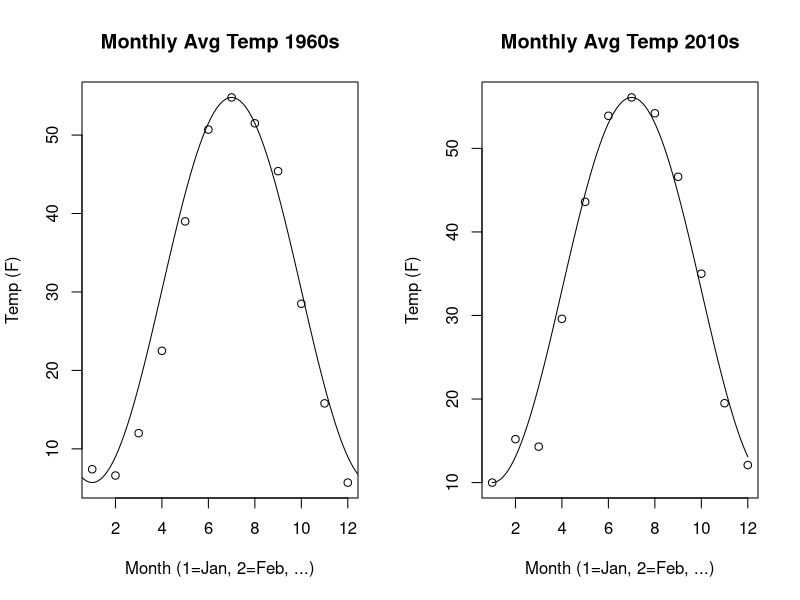

Here is the R script that generated this plot:
#R script to accompany the "Sines of the Times" ecological justice project.
#James Millikan, SJ, Verbum Dei Jesuit High School, Los Angeles, 2022. AMDG

#Average monthly temperatures in Bethel, Alaska 1960s & 2010s

Temp1960s<-c(7.4, 6.6, 12.0, 22.5, 39, 50.7, 54.8, 51.5, 45.4, 28.5, 15.8, 5.7)
Temp2010s<-c(10.0, 15.2, 14.3, 29.6, 43.6, 53.9, 56.1, 54.2, 46.6, 35.0, 19.5, 12.1)

par(mfrow=c(1,2)) #Plot the temp graphs side by side. 
#Note: Make sure to make the plot window wide enough to see both plots.

t1<-c(1:12) #Assigns a vector of length 12 for the twelve months of the year.
t2<-c(1:12)

y1<-c(Temp1960s)
y2<-c(Temp2010s)

#Now we find the coefficients for the model y=a*cos(bx+c)+d

a1<-.5*(max(Temp1960s)-min(Temp1960s))#amplitude 1
a2<-.5*(max(Temp2010s)-min(Temp2010s))#amplitude 2

b1<-((2*pi)/length(t1))# recall that period = 2π/|b|
b2<-((2*pi)/length(t2))

PhaseShift1<-which(y1==max(y1)) #The graph cos(x) must be shifted 7 units right to align with the data 
PhaseShift2<-which(y2==max(y2))

c1<-(-1*PhaseShift1*abs(b1)) #Recall that phase shift = -c/|b|
c2<-(-1*PhaseShift2*abs(b2))

d1<-(1/2)*(max(Temp1960s)+min(Temp1960s)) #vertically shifts the cosine function
d2<-(1/2)*(max(Temp2010s)+min(Temp2010s))

f1 <- function(x) a1*cos(b1*x+c1)+d1 # Our model for the 1960s temperatures

f2 <-function(x) a2*cos(b2*x+c2)+d2 # Model for the 2010s temperature

#Plots the functions over the monthly temperature data.

plot(t1, y1, main="Monthly Avg Temp 1960s", xlab="Month (1=Jan, 2=Feb, ...)", ylab="Temp (F)")
plot(f1, xlim=c(0,12.5), add=T, main="Monthly Avg Temp 1960s", xlab="Month (1=Jan, 2=Feb, ...)", ylab="Temp (F)")
plot(t2, y2, main="Monthly Avg Temp 2010s", xlab="Month (1=Jan, 2=Feb, ...)", ylab="Temp (F)")
plot(f2, xlim=c(1,12), add=T, main="Monthly Avg Temp 2010s", xlab="Month (1=Jan, 2=Feb, ...)", ylab="Temp (F)")

#Questions? Shoot me an email at jmillikan@jesuits.org
#AMDG
